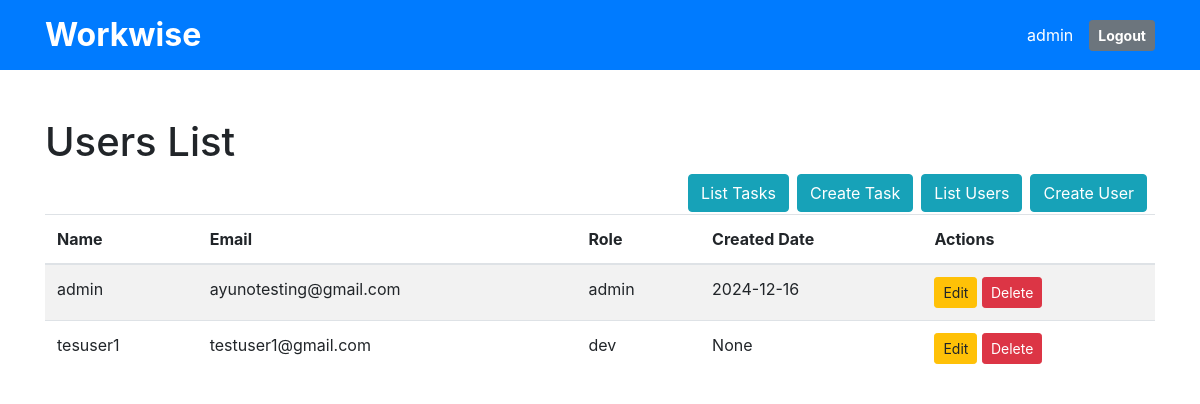
The page /list_users (signed in) on the database its author committed.
### app.py (models this page shows, shortened)
class User(db.Model, UserMixin):
    id = db.Column(db.Integer, primary_key=True)
    name = db.Column(db.String(100), nullable=True)
    email_id = db.Column(db.String(100), nullable=True)
    mobile_number = db.Column(db.String(100), nullable=True)
    designation = db.Column(db.String(100), nullable=True)
    address = db.Column(db.String(100), nullable=True)
    password_hash = db.Column(db.String(128), nullable=True)
    role = db.Column(db.String(20), nullable=True,
                     default='viewer')  # Roles: admin, dev, viewer
    created_date = db.Column(db.Date, nullable=True)
    modified_date = db.Column(db.Date, nullable=True)
    status = db.Column(db.String(20), default='Active')

### app.py (the view)
@app.route('/list_users', methods=['GET'])
@login_required
def list_users():
    filter_status = request.args.get('filter', 'All')
    if current_user.role in ['admin', 'dev']:
        user_query = User.query.filter_by(status='Active').all()
        print(user_query)
        return render_template('user_table.html', users=user_query)
    else:
        if current_user.role != 'admin':
            flash('Permission denied.', 'danger')
            return redirect(url_for('admin_dashboard'))

### app.py (called while the page is built)
@login_manager.user_loader
def load_user(user_id):
    return db.session.get(User, int(user_id))

### templates/user_table.html (shortened to what this page needs)
<!DOCTYPE html>
<html lang="en">
  <head>
    <link
      href="https://stackpath.bootstrapcdn.com/bootstrap/4.5.2/css/bootstrap.min.css"
      rel="stylesheet"
    />
  </head>
  <body>
    <div class="bg-primary text-white py-3">
      <div class="container d-flex justify-content-between align-items-center">
        <h1 class="mb-0" style="font-size: 2rem; font-weight: bold;">Workwise</h1>
        <div class="d-flex align-items-center">
          <span class="mr-3">{{ current_user.name }}</span>
          <a href="{{ url_for('logout') }}" class="btn btn-secondary btn-sm font-weight-bold">Logout</a>
        </div>
      </div>
    </div>
    <div class="container mt-5">
      <h1>Users List</h1>
      {% if current_user.role == 'admin' %}
      <a href="{{ url_for('user_page')}}" class="btn btn-info float-right mr-2"
        >Create User</a
      >
      <a href="{{ url_for('list_users')}}" class="btn btn-info float-right mr-2"
        >List Users</a
      >
      <a href="{{ url_for('task_page') }}" class="btn btn-info float-right mr-2"
        >Create Task</a
      >
      <a
        href="{{ url_for('list_tasks') }}"
        class="btn btn-info float-right mr-2"
        >List Tasks</a
      >
      {% endif %}
      <table class="table table-striped mt-5">
        <thead>
          <tr>
            <th>Name</th>
            <th>Email</th>
            <th>Role</th>
            <th>Created Date</th>
            <th>Actions</th>
          </tr>
        </thead>
        <tbody>
          {% for person in users %}
          <tr>
            <td>{{ person.name }}</td>
            <td>{{ person.email_id }}</td>
            <td>{{ person.role }}</td>
            <td>{{ person.created_date }}</td>
            <td>
              {% if current_user.role in ['admin', 'dev'] %}
              <a
                href="{{ url_for('user_page', id=person.id) }}"
                class="btn btn-sm btn-warning"
                >Edit</a
              >
              <form
                action="{{ url_for('delete_user', user_id=person.id) }}"
                method="post"
                style="display: inline"
              >
                <button class="btn btn-sm btn-danger">Delete</button>
              </form>
              {% endif %}
            </td>
          </tr>
          {% endfor %}
        </tbody>
      </table>
    </div>
  </body>
</html>

### rows shown on the page
User: name "admin", email_id "ayunotesting@gmail.com", role "admin", created_date "2024-12-16"
User: name "tesuser1", email_id "testuser1@gmail.com", role "dev", created_date "None"
